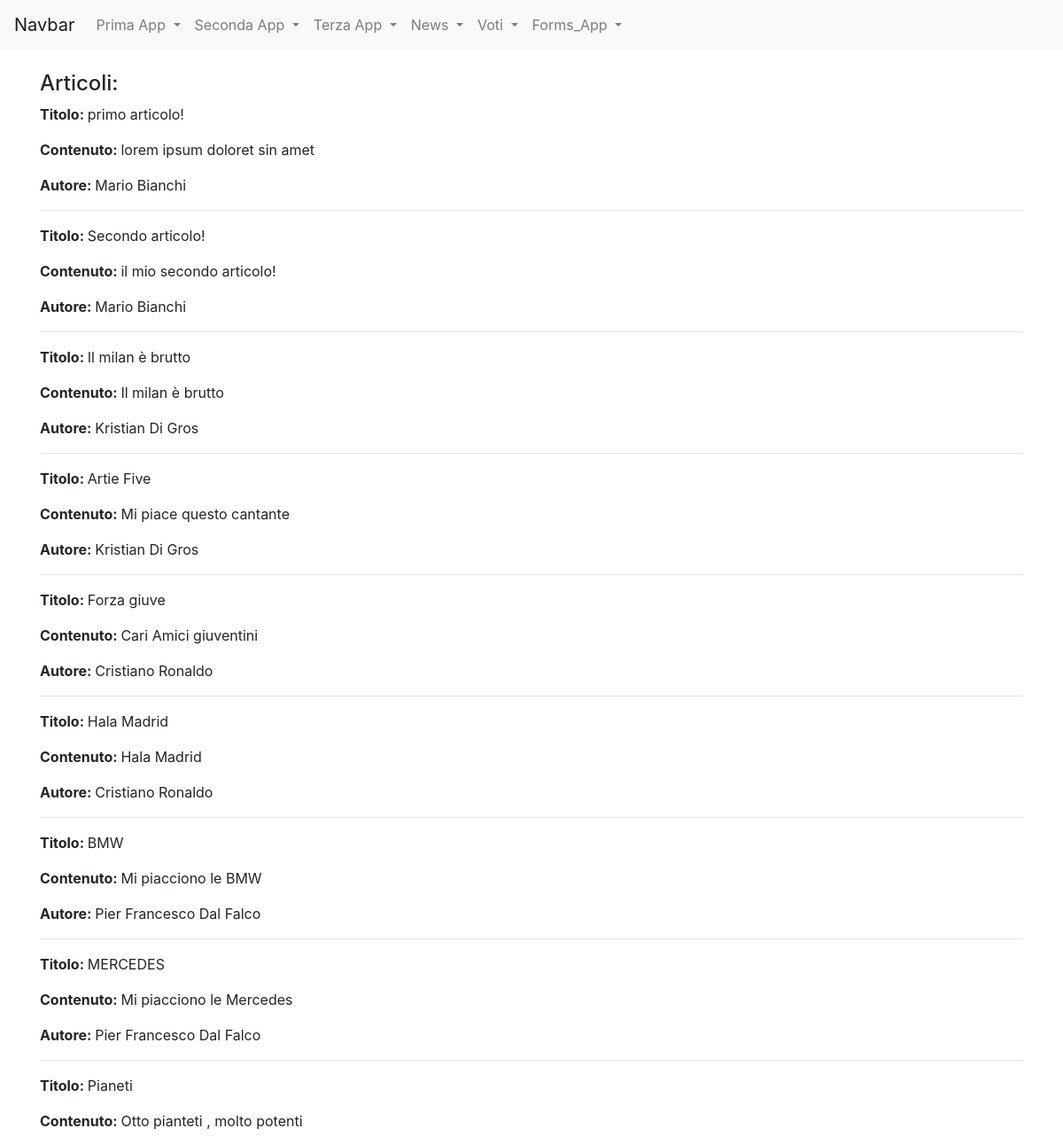
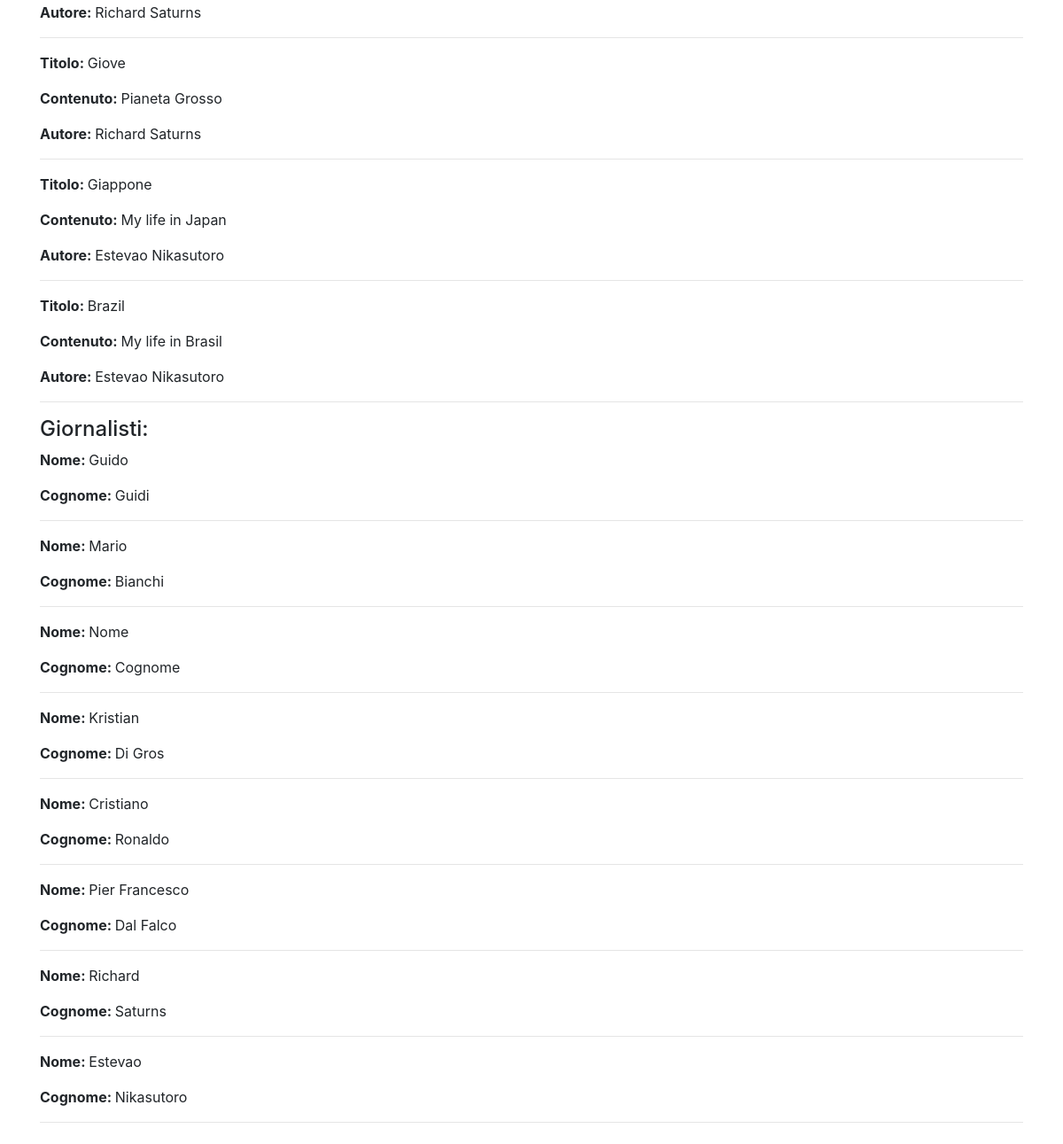
Screenshot of /news/home with the database file from the repository (2 pictures, top to bottom).
### news/models.py (models this page shows)
class Articolo(models.Model):
    titolo=models.CharField(max_length=100)
    contenuto=models.TextField()
    giornalista=models.ForeignKey(Giornalista,on_delete=models.CASCADE, related_name="articoli")
    data=models.DateField(auto_now=True, blank=True)
    visualizzazioni= models.IntegerField(default=0, blank=True)
    def __str__(self):
        return self.titolo
    class Meta:
        verbose_name="Articolo"
        verbose_name_plural="Articoli"

class Giornalista(models.Model):
    nome=models.CharField(max_length=20)
    cognome=models.CharField(max_length=20)
    anno_di_nascita = models.DateField(blank=True)
    def __str__(self):
        return self.nome + " " + self.cognome
    class Meta:
        verbose_name="Giornalista"
        verbose_name_plural="Giornalisti"

### news/views.py (the view)
# urls.py: path("home", home, name="homepage"),
def home(request):
    articoli = Articolo.objects.all()
    giornalisti = Giornalista.objects.all()
    context = {"articoli": articoli, "giornalisti": giornalisti}
    print(context)
    return render (request, "news/homepage.html", context)

### news/templates/news/homepage.html (shortened to what this page needs)
{% extends 'base.html'%}
{%block content%}
<h4>Articoli:</h4>
    {% for articolo in articoli %}
        <p><strong>Titolo: </strong>{{ articolo.titolo }}</p>
        <p><strong>Contenuto: </strong>{{ articolo.contenuto }}</p>
        <p><strong>Autore: </strong>{{ articolo.giornalista }}</p>
        <hr>
{% endfor %}
<h4>Giornalisti:</h4>
    {% for giornalista in giornalisti %}
        <p><strong>Nome: </strong>{{ giornalista.nome }}</p>
        <p><strong>Cognome: </strong>{{ giornalista.cognome }}</p>
        <hr>
    {% endfor %}
{%endblock content%}

### rows the page displays
Articolo: titolo "primo articolo!", contenuto "lorem ipsum doloret sin amet", giornalista "Mario Bianchi"
Articolo: titolo "Secondo articolo!", contenuto "il mio secondo articolo!", giornalista "Mario Bianchi"
Articolo: titolo "Il milan è brutto", contenuto "Il milan è brutto", giornalista "Kristian Di Gros"
Articolo: titolo "Artie Five", contenuto "Mi piace questo cantante", giornalista "Kristian Di Gros"
Articolo: titolo "Forza giuve", contenuto "Cari Amici giuventini", giornalista "Cristiano Ronaldo"
Articolo: titolo "Hala Madrid", contenuto "Hala Madrid", giornalista "Cristiano Ronaldo"
Articolo: titolo "BMW", contenuto "Mi piacciono le BMW", giornalista "Pier Francesco Dal Falco"
Articolo: titolo "MERCEDES", contenuto "Mi piacciono le Mercedes", giornalista "Pier Francesco Dal Falco"
Articolo: titolo "Pianeti", contenuto "Otto pianteti , molto potenti", giornalista "Richard Saturns"
Articolo: titolo "Giove", contenuto "Pianeta Grosso", giornalista "Richard Saturns"
Articolo: titolo "Giappone", contenuto "My life in Japan", giornalista "Estevao Nikasutoro"
Articolo: titolo "Brazil", contenuto "My life in Brasil", giornalista "Estevao Nikasutoro"
Giornalista: nome "Guido", cognome "Guidi"
Giornalista: nome "Mario", cognome "Bianchi"
Giornalista: nome "Nome", cognome "Cognome"
Giornalista: nome "Kristian", cognome "Di Gros"
Giornalista: nome "Cristiano", cognome "Ronaldo"
Giornalista: nome "Pier Francesco", cognome "Dal Falco"
Giornalista: nome "Richard", cognome "Saturns"
Giornalista: nome "Estevao", cognome "Nikasutoro"
